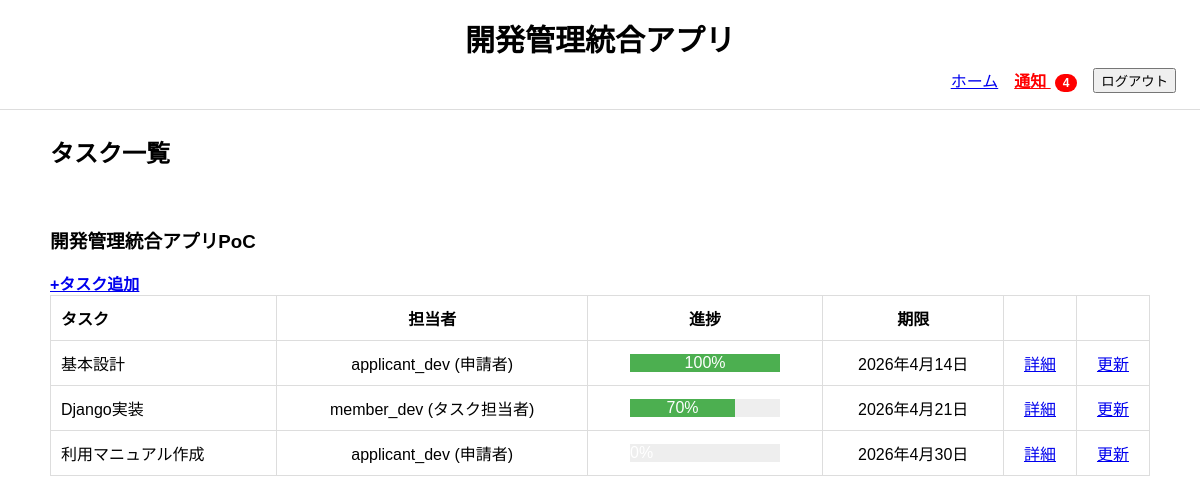
/tasks/ (signed in), run on an earlier commit of the app's database.
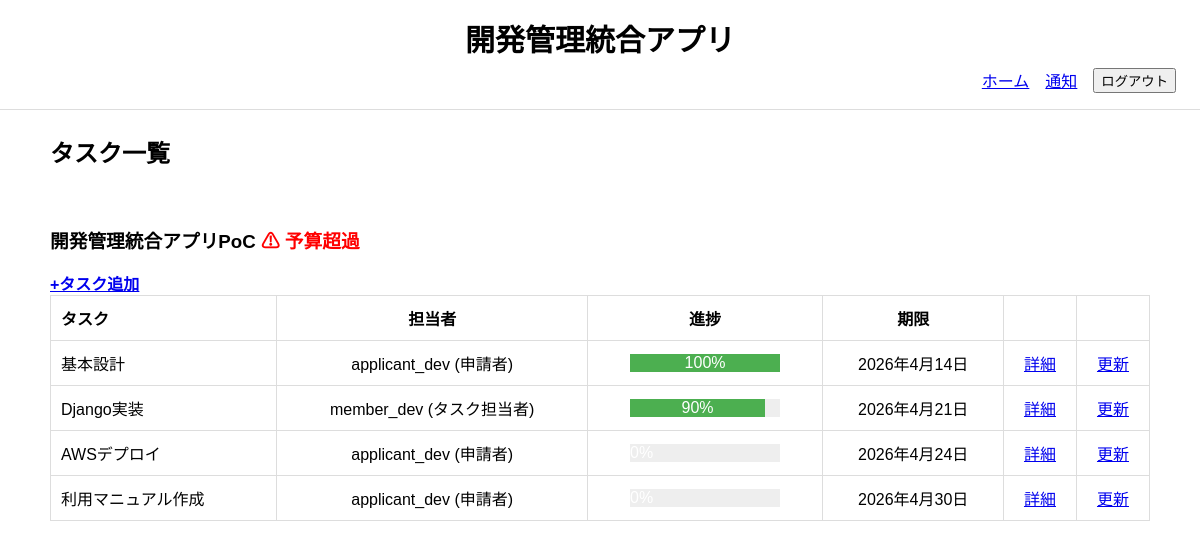
And on a later commit of the database.
### project_management_app/models.py (models this page shows, shortened)
class Project(models.Model):
    class Status(models.TextChoices):
        DRAFT = "draft", "下書き"
        PENDING_MANAGER = "pending_manager", "部門承認待ち"
        PENDING_HQ = "pending_hq", "本部承認待ち"
        APPROVED = "approved", "承認済"
        IN_PROGRESS = "in_progress", "進行中"
        COMPLETED = "completed", "完了"
        REJECTED = "rejected", "却下"
    name = models.CharField("案件名", max_length=200)
    description = models.TextField("目的・概要")
    applicant = models.ForeignKey(
        CustomUser,
        verbose_name="案件担当者",
        on_delete=models.SET_NULL,
        null=True,
        blank=True,
        related_name="applied_projects"
    )
    department = models.ForeignKey(
        Department,
        verbose_name="担当部門",
        on_delete=models.PROTECT,
        related_name="projects",
    )
    estimated_budget = models.DecimalField(
        "予算額", max_digits=12, decimal_places=0
        )
    progress_rate = models.PositiveIntegerField(
        "全体進捗率",
        default=0,
        validators=[MinValueValidator(0), MaxValueValidator(100)]
    )
    status = models.CharField(
        "ステータス",
        max_length=30,
        choices=Status.choices,
        default=Status.DRAFT
    )
    submitted_at = models.DateField("申請日", null=True, blank=True)
    start_date = models.DateField("開始日", null=True, blank=True)
    due_date = models.DateField("期限", null=True, blank=True)
    approved_at = models.DateField("最終承認日", null=True, blank=True)
    completed_at = models.DateField("完了日", null=True, blank=True)
    created_at = models.DateTimeField("作成日時", auto_now_add=True)
    updated_at = models.DateTimeField("更新日時", auto_now=True)
    class Meta:
        verbose_name = "案件"
        verbose_name_plural = "案件"
        ordering = ["-created_at"]
    @property
    def total_actual_amount(self):
        return (
            self.budget_records.aggregate(
                total=Sum("amount")
            )["total"] or 0
        )
    @property
    def is_over_budget(self):
        return self.total_actual_amount > self.estimated_budget

class Task(models.Model):
    class Status(models.TextChoices):
        NOT_STARTED = "not_started", "未着手"
        IN_PROGRESS = "in_progress", "進行中"
        DONE = "done", "完了"
        DELAYED = "delayed", "遅延"
    project = models.ForeignKey(
        Project,
        verbose_name="案件",
        on_delete=models.CASCADE,
        related_name="tasks"
    )
    assignee = models.ForeignKey(
        CustomUser,
        verbose_name="タスク担当者",
        on_delete=models.SET_NULL,
        null=True,
        blank=True,
        related_name="assigned_tasks"
    )
    title = models.CharField("タスク名", max_length=200)
    description = models.TextField("詳細", blank=True)
    status = models.CharField(
        "ステータス",
        max_length=20,
        choices=Status.choices,
        default=Status.NOT_STARTED
    )
    progress_rate = models.PositiveIntegerField(
        "進捗率",
        default=0,
        validators=[MinValueValidator(0), MaxValueValidator(100)]
    )
    due_date = models.DateField("期限", null=True, blank=True)
    created_at = models.DateTimeField("作成日時", auto_now_add=True)
    updated_at = models.DateTimeField("更新日時", auto_now=True)
    class Meta:
        verbose_name = "タスク"
        verbose_name_plural = "タスク"
        ordering = ["due_date", "id"]
    @property
    def is_delayed(self):
        return bool(
            self.due_date
            and self.due_date < timezone.now().date()
            and self.status != self.Status.DONE
        )

class CustomUser(AbstractUser):
    class Role(models.TextChoices):
        MEMBER = "member", "タスク担当者"
        APPLICANT = "applicant", "申請者"
        MANAGER = "manager", "部門管理者"
        HQ = "hq", "本部管理者"
    department = models.ForeignKey(
        Department,
        verbose_name="所属部門",
        on_delete=models.PROTECT,
        related_name="users",
        null=True,
        blank=True
    )
    role = models.CharField(
        "ロール",
        max_length=30,
        choices=Role.choices,
        default=Role.APPLICANT
    )
    class Meta:
        verbose_name = "ユーザー"
        verbose_name_plural = "ユーザー"
    def __str__(self):
        return f"{self.username} ({self.get_role_display()})"

### project_management_app/views.py (the view)
# urls.py: path('tasks/', MyTaskListView.as_view(), name='my_tasks'),
class MyTaskListView(LoginRequiredMixin, ListView):
    model = Project
    template_name = 'project_management_app/my_task_list.html'
    context_object_name = 'projects'
    def get_queryset(self):
        user = self.request.user
        return (
            Project.objects.filter(
                Q(applicant=user) |
                Q(tasks__assignee=user)
            )
            .prefetch_related(
                Prefetch(
                "tasks",
                queryset=Task.objects.select_related("assignee").order_by("due_date")
                )
            )
            .distinct()
        )

### project_management_app/context_processors.py (called while the page is built)
def notification_count(request):
    if request.user.is_authenticated:
        count = Notification.objects.filter(
            recipient=request.user,
            is_read=False
        ).count()
    else:
        count = 0
    return {
        "unread_notification_count": count
    }

def pending_approval_count(request):
    if request.user.is_authenticated:
        if request.user.role == "manager":
            count = Project.objects.filter(
                department=request.user.department,
                status=Project.Status.PENDING_MANAGER
            ).count()
        elif request.user.role == "hq":
            count = Project.objects.filter(
                status=Project.Status.PENDING_HQ
            ).count()
        else:
            count = 0
    else:
        count = 0
    return {
        "pending_approval_count": count
    }

### project_management_app/templates/project_management_app/my_task_list.html (shortened to what this page needs)
{% extends "project_management_app/base.html" %}
{% block content %}
<h2>タスク一覧</h2>
<br>
{% for project in projects %}
    <h3>
        {{ project.name }}
            {% if project.is_over_budget %}
            <span class="warning">⚠ 予算超過</span>
        {% endif %}
    </h3>
    {% if request.user == project.applicant and project.status != project.Status.COMPLETED %}
        <a href="{% url 'task_create' project.pk %}"><strong>+タスク追加</strong></a>
    {% endif %}
    <table>
        <tr>
            <th>タスク</th>
            <th>担当者</th>
            <th>進捗</th>
            <th>期限</th>
            <th></th>
            <th></th>
        </tr>
        {% for task in project.tasks.all %}
        <tr>
            <td>{{ task.title }}</td>
            <td>{{ task.assignee }}</td>
            <td style="text-align:center;">
                <div style="background:#eee; width:150px; display:inline-block;">
                    <div style="
                        background:#4caf50;
                        width:{{ task.progress_rate }}%;
                        text-align:center;
                        color:white;
                    ">
                        {{ task.progress_rate }}%
                    </div>
                </div>
            </td>
            <td>
                {{ task.due_date }}
            </td>
            <td>
                <a href="{% url 'task_detail' task.pk %}">詳細</a>
            </td>
            <td>
                {% if request.user == task.assignee or request.user == task.project.applicant %}
                    {% if task.project.status == task.project.Status.IN_PROGRESS %}
                        <a href="{% url 'task_update' task.pk %}">更新</a>
                    {% endif %}
                {% else %}
                    -
                {% endif %}
            </td>
        </tr>
        {% endfor %}
    </table>
{% endfor %}
{% endblock %}

What changed in the data, as far as the page shows it:
changed Project "開発管理統合アプリPoC": now shows "⚠ 予算超過"
changed Task "Django実装": progress_rate "70" → "90"
added Task: title "AWSデプロイ", assignee "applicant_dev (申請者)", due_date "2026年4月24日", shows "更新"
Also different on the page:
{{ unread_notification_count }}: "4" → (not shown)
